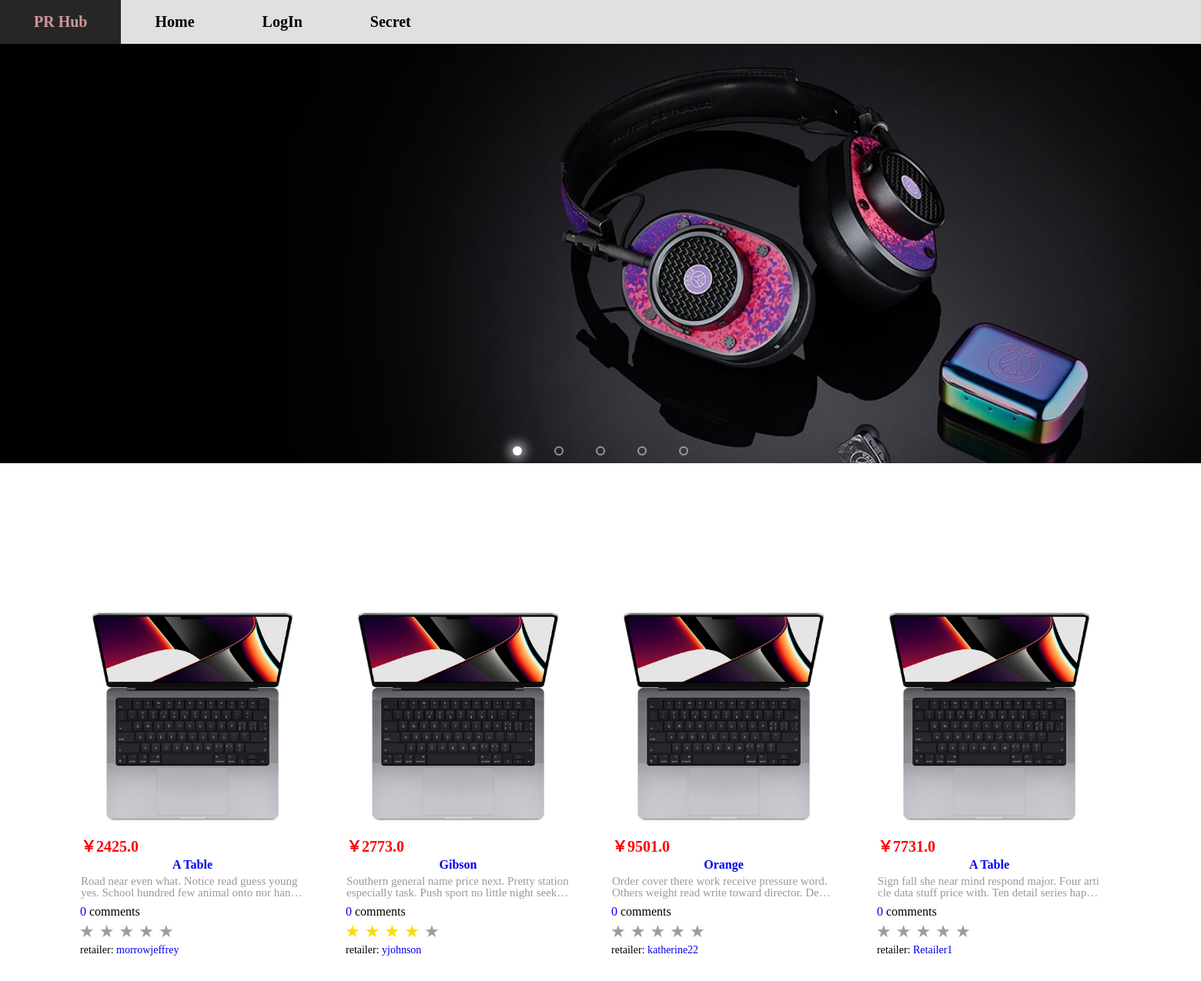
The page /index on the database as committed earlier.
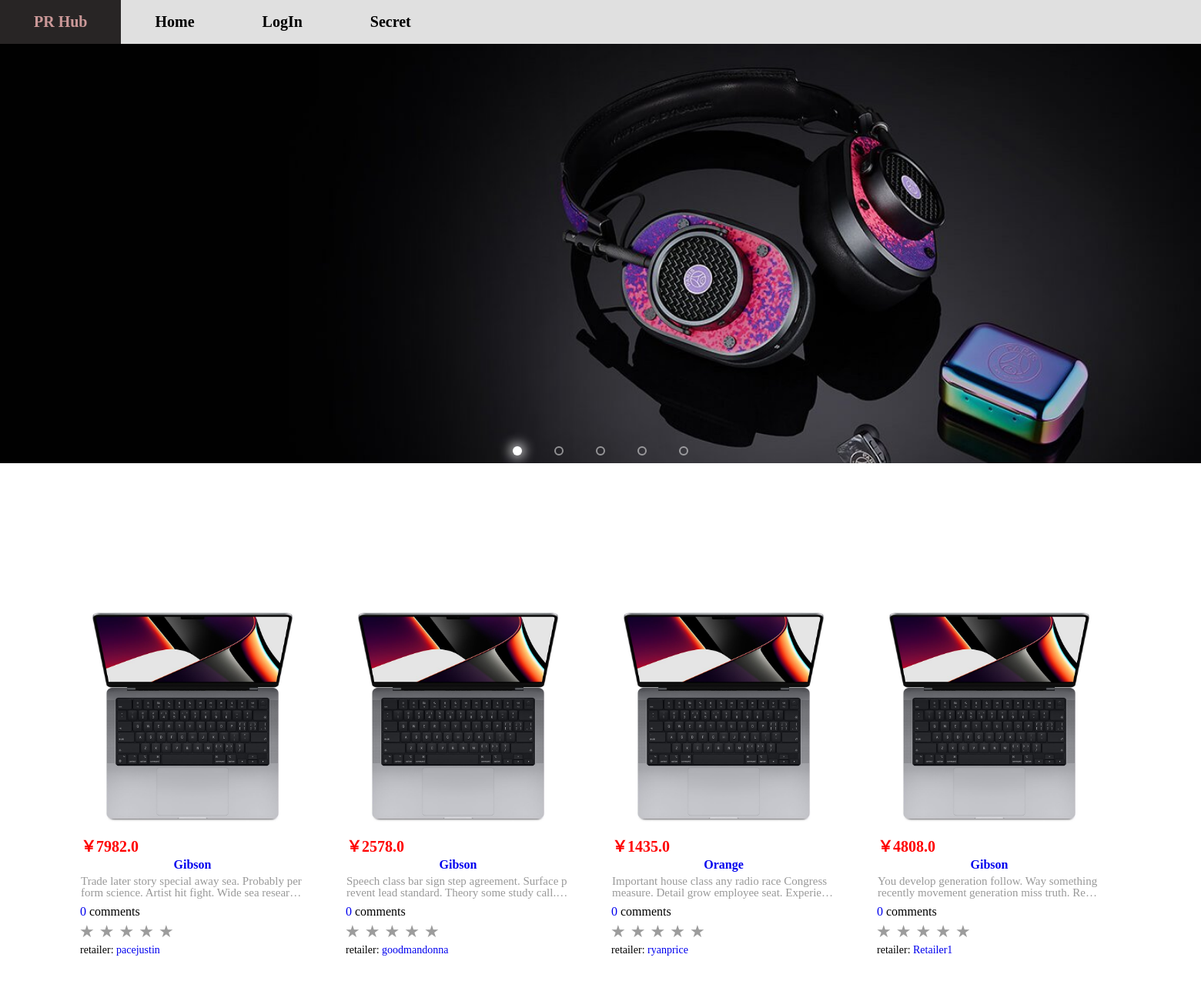
The same page on the database as committed later.
### app/models.py (models this page shows, shortened)
class Product(db.Model):
    __tablename__ = 'products'
    id = db.Column(db.Integer, primary_key=True)
    name = db.Column(db.String(128))
    description = db.Column(db.Text())
    price = db.Column(db.Float)
    release_time = db.Column(db.DateTime(), index=True, default=datetime.utcnow)
    pictures = db.relationship('ProductPic', backref='product', lazy='dynamic')  # 1 product --> n pictures
    user_id = db.Column(db.Integer, db.ForeignKey('users.id'))  # 1 user --> n products
    comments = db.relationship('Comment', backref='product', lazy='dynamic')  # 1 product --> n comments
    categories = db.relationship('Category', secondary=classifications, backref=db.backref('products', lazy='dynamic'),
                                 lazy='dynamic')
    ranked_user_relations = db.relationship('UserProductRank', backref='product', lazy='dynamic')
    rank = db.Column(db.Float, default=0)  # the stars rank, 0 - 5
    rank_count = db.Column(db.Integer, default=0)  # How many times is this product being rated
    is_deleted = db.Column(db.Boolean, default=False)

class User(UserMixin, db.Model):
    __tablename__ = 'users'
    id = db.Column(db.Integer, primary_key=True)
    email = db.Column(db.String(64), unique=True, index=True)
    username = db.Column(db.String(64), unique=True, index=True)
    password_hash = db.Column(db.String(128))
    start_datetime = db.Column(db.DateTime(), default=datetime.utcnow)
    is_deleted = db.Column(db.Boolean, default=False)
    role_id = db.Column(db.Integer, db.ForeignKey('roles.id'))  # 1 role --> n users
    released_products = db.relationship('Product', backref='seller', lazy='dynamic')  # 1 user --> n products
    released_comments = db.relationship('Comment', backref='author', lazy='dynamic')  # 1 user --> n comments
    released_comment_replies = db.relationship('ReplyComment', backref='author', lazy='dynamic')  # 1 user --> n replies
    ranked_product_relations = db.relationship('UserProductRank', backref='user', lazy='dynamic')
    @property
    def password(self):
        raise AttributeError('password is not a readable attribute')

### app/main/views.py (the view)
@main.route('/')
@main.route('/index', methods=['GET', 'POST'])
def index():
    if current_user.is_authenticated and current_user.can(Permission.VIEW_ALL_PRODUCT):
        products = Product.query.order_by(Product.release_time.desc()).all()
    else:
        products = Product.query.order_by(Product.release_time.desc()).limit(4)
    return render_template('main/index.html', products=products)

### app/main/__init__.py (called while the page is built)
@main.app_context_processor
def inject_permissions():
    return dict(Permission=Permission)

### app/templates/main/index.html (shortened to what the changed rows need)
{% extends "base.html" %}
{% block style %}
    <link rel="stylesheet" href="../../static/css/main/index_style.css">
{% endblock %}
{% block content %}
    <div class="block-content">
        <ul class="products-list">
            {% for product in products %}
                <li class="products-list-item">
                    <ul class="product-box">
                        <li class="product-img">
                            <a href="{{ url_for('product.product_details', product_id=product.id) }}">
                                {% if product.pictures.count() > 0 %}
                                    <img src="{{ url_for('static', filename=product.pictures[0].address) }}"
                                         alt="{{ product.name }}">
                                {% else %}
                                    <img src="{{ url_for('static', filename='upload/product/default.png') }}"
                                         alt="{{ product.name }}">
                                {% endif %}
                            </a>
                        </li>
                        <li class="product-price">
                            <span>￥</span><span>{{ product.price }}</span>
                        </li>
                        <li class="product-name">
                            <a href="#">{{ product.name }}</a>
                        </li>
                        <li class="product-desc">
                            <a href="#">
                                <p>{{ product.description }}</p>
                            </a>
                        </li>
                        <li class="product-cmt">
                            <a href="#">{{ product.comments.count() }}</a> <span>comments</span>
                        </li>
                        <li class="product-rate">
                            <ul class="rate-stars">
                                {% if (product.rank // 1) == 0 %}
                                    <li class="star-dark">&#9733</li>
                                    <li class="star-dark">&#9733</li>
                                    <li class="star-dark">&#9733</li>
                                    <li class="star-dark">&#9733</li>
                                    <li class="star-dark">&#9733</li>
                                {% elif (product.rank // 1) == 1 %}
                                    <li class="star-bright">&#9733</li>
                                    <li class="star-dark">&#9733</li>
                                    <li class="star-dark">&#9733</li>
                                    <li class="star-dark">&#9733</li>
                                    <li class="star-dark">&#9733</li>
                                {% elif (product.rank // 1) == 2 %}
                                    <li class="star-bright">&#9733</li>
                                    <li class="star-bright">&#9733</li>
                                    <li class="star-dark">&#9733</li>
                                    <li class="star-dark">&#9733</li>
                                    <li class="star-dark">&#9733</li>
                                {% elif (product.rank // 1) == 3 %}
                                    <li class="star-bright">&#9733</li>
                                    <li class="star-bright">&#9733</li>
                                    <li class="star-bright">&#9733</li>
                                    <li class="star-dark">&#9733</li>
                                    <li class="star-dark">&#9733</li>
                                {% elif (product.rank // 1) == 4 %}
                                    <li class="star-bright">&#9733</li>
                                    <li class="star-bright">&#9733</li>
                                    <li class="star-bright">&#9733</li>
                                    <li class="star-bright">&#9733</li>
                                    <li class="star-dark">&#9733</li>
                                {% elif (product.rank // 1) == 5 %}
                                    <li class="star-bright">&#9733</li>
                                    <li class="star-bright">&#9733</li>
                                    <li class="star-bright">&#9733</li>
                                    <li class="star-bright">&#9733</li>
                                    <li class="star-bright">&#9733</li>
                                {% endif %}
                            </ul>
                        </li>
                        <li class="product-retailer">
                            <span>retailer: </span> <i><a
                                href="{{ url_for('main.user_profile', username=product.seller.username) }}">{{ product.seller.username }}</a></i>
                        </li>
                    </ul>
                </li>
            {% endfor %}
        </ul>
    </div>
{% endblock %}

Rows that differ between the two databases and show on the page:
no longer on this page (row edited): Product: price "2425.0", name "A Table", description "Road near even what. Notice read guess young yes. School hundred few animal onto nor…", comments.count "0", seller.username "morrowjeffrey"
no longer on this page (row edited): Product: price "2773.0", name "Gibson", description "Southern general name price next. Pretty station especially task. Push sport no little night…", comments.count "0", seller.username "yjohnson"
no longer on this page (row edited): Product: price "9501.0", name "Orange", description "Order cover there work receive pressure word. Others weight read write toward…", comments.count "0", seller.username "katherine22"
no longer on this page (row edited): Product: price "7731.0", name "A Table", description "Sign fall she near mind respond major. Four article data stuff price with. Ten detail series…", comments.count "0", seller.username "Retailer1"
now on this page (row edited): Product: price "7982.0", name "Gibson", description "Trade later story special away sea. Probably perform science. Artist hit fight. Wide sea…", comments.count "0", seller.username "pacejustin"
now on this page (row edited): Product: price "2578.0", name "Gibson", description "Speech class bar sign step agreement. Surface prevent lead standard. Theory some study…", comments.count "0", seller.username "goodmandonna"
now on this page (row edited): Product: price "1435.0", name "Orange", description "Important house class any radio race Congress measure. Detail grow employee…", comments.count "0", seller.username "ryanprice"
now on this page (row edited): Product: price "4808.0", name "Gibson", description "You develop generation follow. Way something recently movement generation miss truth.…", comments.count "0", seller.username "Retailer1"
